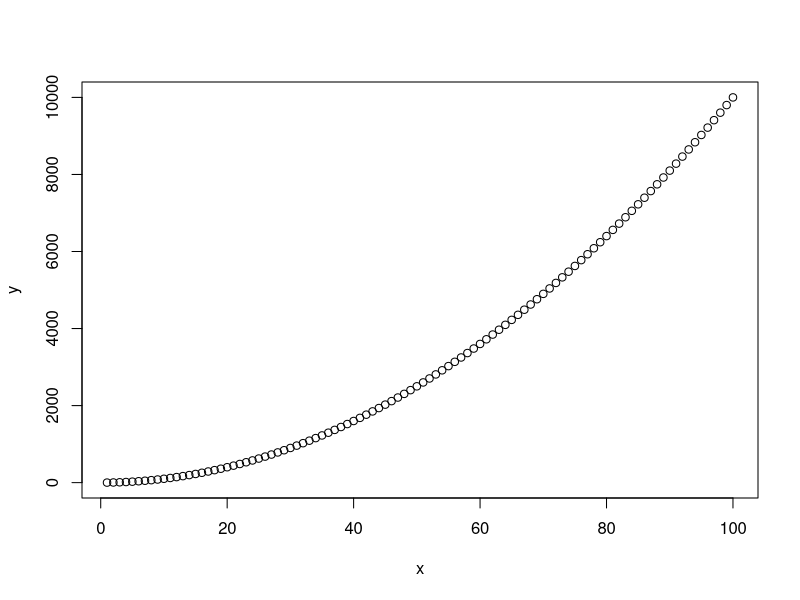
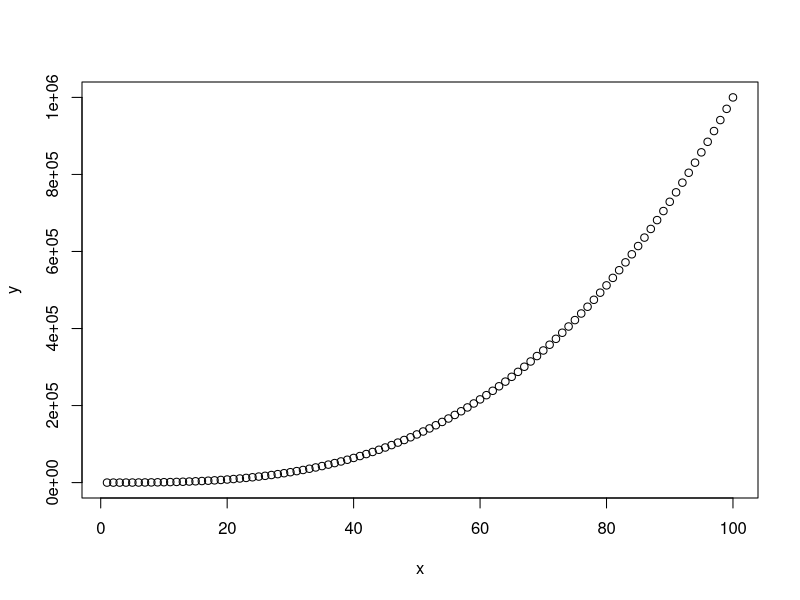
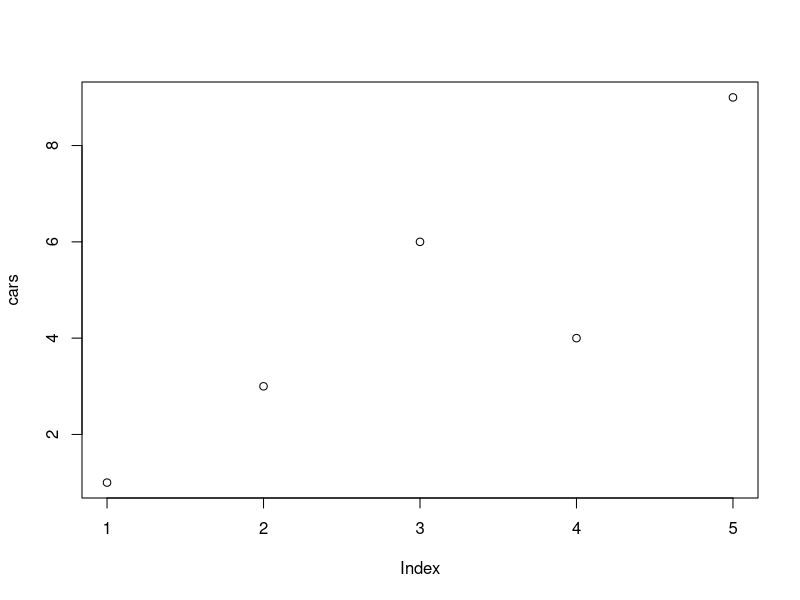
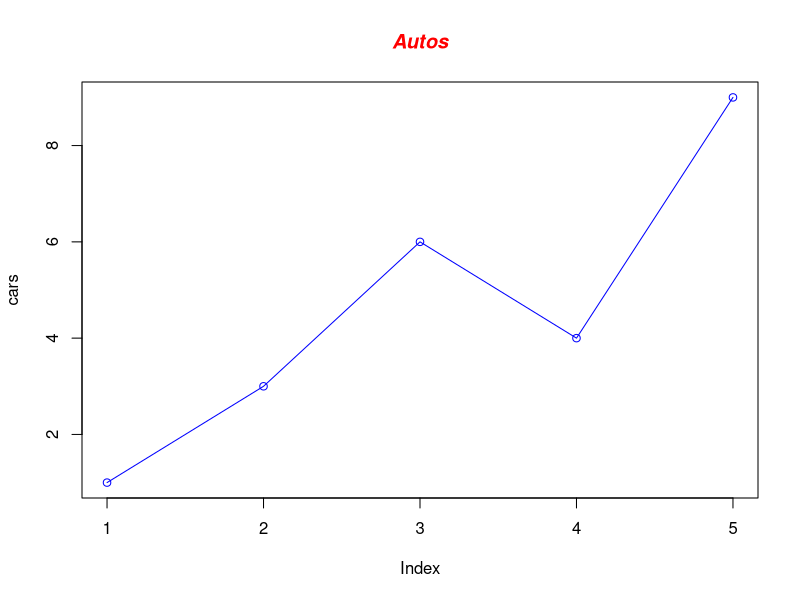
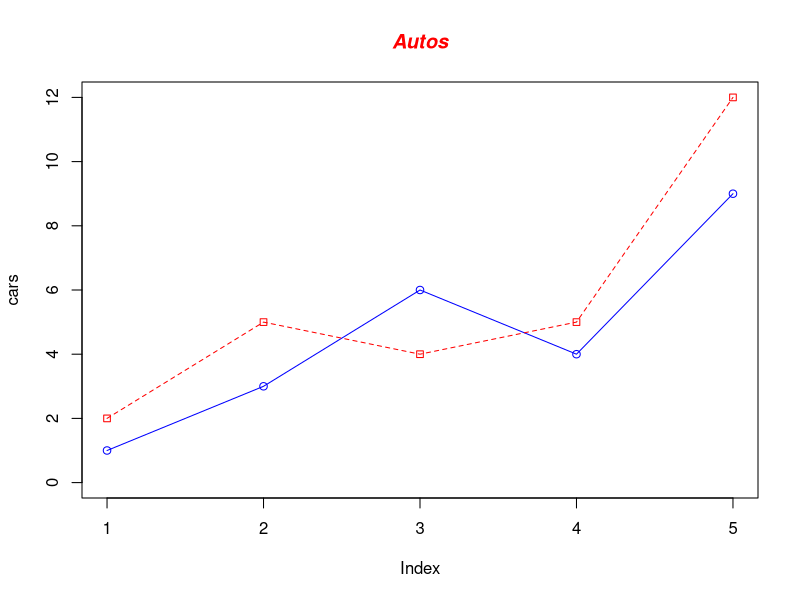

Recreate these plots in R, in order.
#1. Explore the relationship between the following, where x contains numbers from 1 to 100.
#a. x and x^2

x<- c(1:100)
y <- x^2
plot(x,y)

#b. x and x^3

x<- c(1:100)
y <- x^3
plot(x,y)

#2. Produce simple graph using the values in the car vector:

#define the cars vector with 5 values cars<-c(1,3,6,4,9)

cars <- c(1,3,6,4,9)

# Graph the cars vector with all defaults plots(cars)

plot(cars)

# Define the cars vector with 5 values cars <- c(1, 3, 6, 4, 9)

cars <- c(1,3,6,4,9)

## Graph cars using blue points overlayed by a line plot(cars, type="o", col="blue")

plot(cars,type="o",col="blue")

# Create a title with a red, bold/italic font title(main="Autos", col.main="red", font.main=4)
title(main="Autos", col.main="red", font.main=4)

#Now let's add a red line for trucks and specify the y-axis range directly so it will be large enough
#to fit the truck data:
# Define 2 vectors cars <- c(1, 3, 6, 4, 9) trucks <- c(2, 5, 4, 5, 12)

 cars <- c(1,3,6,4,9)
 trucks <- c(2, 5, 4, 5, 12)
 
# Graph cars using a y axis that ranges from 0 to 12 plot(cars, type="o", col="blue",
#ylim=c(0,12)
 
 plot(cars, type="o", col="blue", ylim=c(0,12))
 
# Graph trucks with red dashed line and square points lines(trucks, type="o", pch=22,
#lty=2, col="red")
 
 lines(trucks, type="o", pch=22,lty=2, col="red")
 
# Create a title with a red, bold/italic font title(main="Autos", col.main="red",
#font.main=4)
 
 title(main="Autos", col.main="red",font.main=4)
